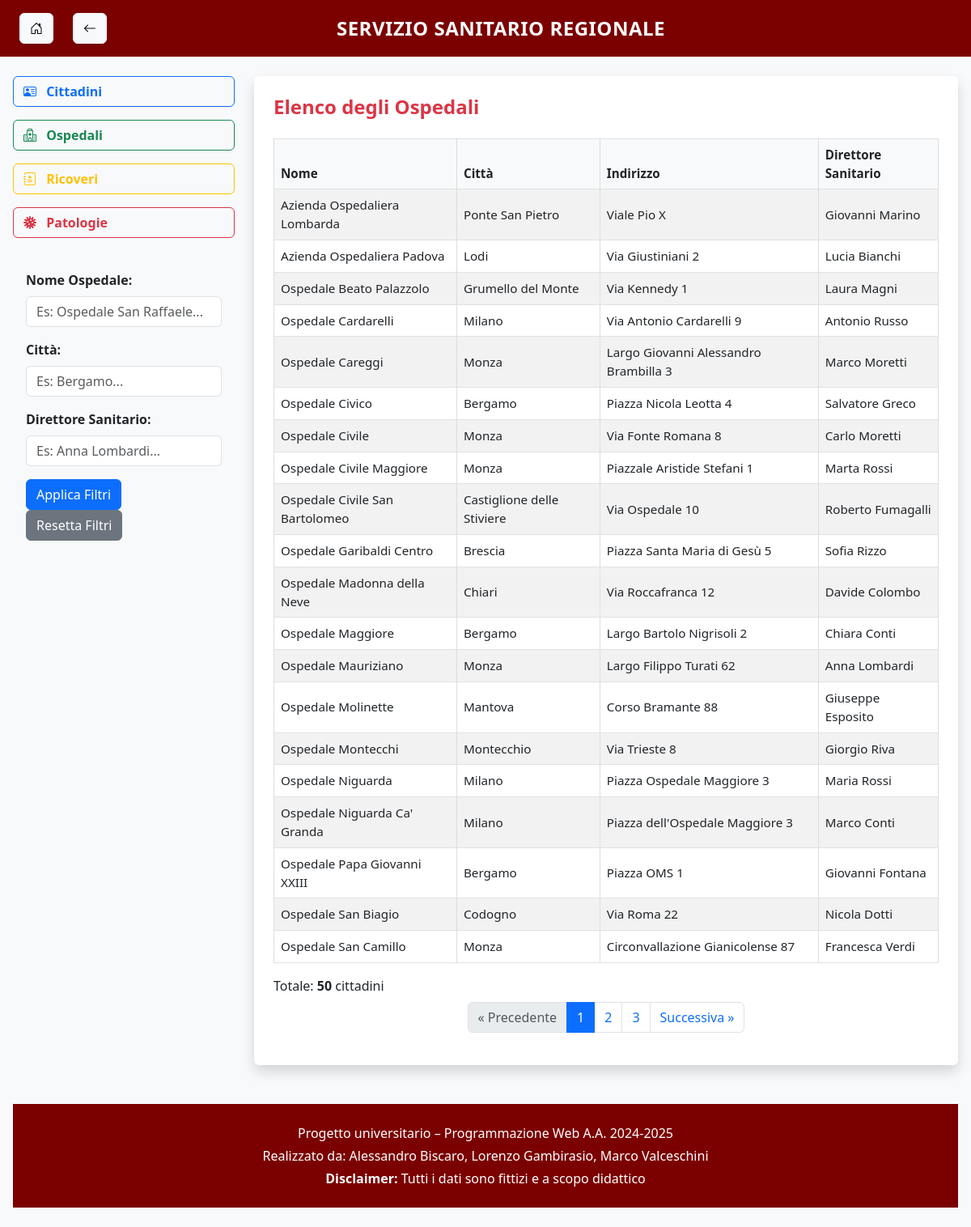
The page /ospedali/ on the database its author committed.
### main/models.py (models this page shows, shortened)
class Ospedale(models.Model):
    codice = models.CharField(max_length=10, primary_key=True, db_column='codOspedale')
    nome = models.CharField(max_length=100, db_column='nome')
    città = models.CharField(max_length=100, db_column='città')
    indirizzo = models.CharField(max_length=100, db_column='indirizzo')
    CSSN_direttore = models.ForeignKey(Cittadino, on_delete=models.SET_NULL, null=True, db_column='CSSN_direttore')
    class Meta:
        db_table = 'main_ospedale'
        managed = False

class Cittadino(models.Model):
    CSSN = models.CharField(max_length=16, primary_key=True, db_column='CSSN')
    nome = models.CharField(max_length=100, db_column='nome')
    cognome = models.CharField(max_length=100, db_column='cognome')
    data_nascita = models.DateField(db_column='dataNascita')
    città = models.CharField(max_length=100, db_column='luogoNascita')
    via = models.CharField(max_length=100, db_column='indirizzo')
    deceduto = models.IntegerField(db_column='deceduto')  # 0 = domiciliato, 1 = deceduto
    class Meta:
        db_table = 'main_cittadino'
        managed = False

### main/views.py (the view)
# urls.py: path('ospedali/', views.lista_ospedali, name='ospedali'),
def lista_ospedali(request):
    ospedali = models.Ospedale.objects.select_related('CSSN_direttore').all()
    nome = request.GET.get('nome', '')
    citta = request.GET.get('citta', '')
    direttore = request.GET.get('direttore', '')
    if nome:
        ospedali = ospedali.filter(nome__icontains=nome)
    if citta:
        ospedali = ospedali.filter(città__icontains=citta)
    if direttore:
        ospedali = ospedali.filter(CSSN_direttore__cognome__icontains=direttore)
    sort_field = request.GET.get('sort', 'nome')  # default
    sort_order = request.GET.get('order', 'asc')
    if sort_order == 'desc':
        sort_field = '-' + sort_field
    try:
        ospedali = ospedali.order_by(sort_field)
    except Exception:
        pass  # campo non valido
    paginator = Paginator(ospedali, 20)
    page_number = request.GET.get("page")
    page_obj = paginator.get_page(page_number)
    columns = [
        ('nome', 'Nome'),
        ('città', 'Città'),
        ('indirizzo', 'Indirizzo'),
        ('CSSN_direttore__cognome', 'Direttore Sanitario'),
    ]
    context = {
        'filtro_template': 'filtri/filtro_ospedali.html',
        'ospedali': page_obj.object_list,
        'page_obj': page_obj,
        'current_sort': request.GET.get('sort', ''),
        'current_order': request.GET.get('order', ''),
        'columns': columns,
    }
    return render(request, 'ospedali.html', context)

### main/templates/ospedali.html (shortened to what this page needs)
{% extends "base.html" %}
{% block content %}
<div class="bg-white p-4 rounded shadow">
  <h4 class="mb-4 text-danger fw-bold">Elenco degli Ospedali</h4>
  <div class="table-responsive">
    <table class="table table-striped table-hover table-bordered w-100 text-center align-middle">
<thead class="table-light">
  <tr>
    {% for col, label in columns %}
      <th>
        <a href="?sort={{ col }}&order={% if current_sort == col and current_order == 'asc' %}desc{% else %}asc{% endif %}"
           class="text-decoration-none text-dark">
          {{ label }}
        </a>
      </th>
    {% endfor %}
  </tr>
</thead>
      <tbody>
        {% for ospedale in ospedali %}
        <tr>
          <td>{{ ospedale.nome }}</td>
          <td>{{ ospedale.città }}</td>
          <td>{{ ospedale.indirizzo }}</td>
          <td>{{ ospedale.CSSN_direttore.nome }} {{ ospedale.CSSN_direttore.cognome }}</td>
        </tr>
        {% empty %}
        <tr>
          <td colspan="4" class="text-center text-muted">Nessun ospedale trovato.</td>
        </tr>
        {% endfor %}
      </tbody>
    </table>
    {% include 'partials/paginazione.html' %}
  </div>
</div>
{% endblock %}

### main/static/css/style.css (style rules this page uses)
body { background-color: #f8f9fa; }
table { width: 100%; border-collapse: collapse; table-layout: auto; font-size: 0.95rem; }
th, td { padding: 0.75rem; border: 1px solid #ddd; text-align: left; word-break: break-word; }

### rows shown on the page
Ospedale: nome "Azienda Ospedaliera Lombarda", città "Ponte San Pietro", indirizzo "Viale Pio X", CSSN_direttore.nome "Giovanni", CSSN_direttore.cognome "Marino"
Ospedale: nome "Azienda Ospedaliera Padova", città "Lodi", indirizzo "Via Giustiniani 2", CSSN_direttore.nome "Lucia", CSSN_direttore.cognome "Bianchi"
Ospedale: nome "Ospedale Beato Palazzolo", città "Grumello del Monte", indirizzo "Via Kennedy 1", CSSN_direttore.nome "Laura", CSSN_direttore.cognome "Magni"
Ospedale: nome "Ospedale Cardarelli", città "Milano", indirizzo "Via Antonio Cardarelli 9", CSSN_direttore.nome "Antonio", CSSN_direttore.cognome "Russo"
Ospedale: nome "Ospedale Careggi", città "Monza", indirizzo "Largo Giovanni Alessandro Brambilla 3", CSSN_direttore.nome "Marco", CSSN_direttore.cognome "Moretti"
Ospedale: nome "Ospedale Civico", città "Bergamo", indirizzo "Piazza Nicola Leotta 4", CSSN_direttore.nome "Salvatore", CSSN_direttore.cognome "Greco"
Ospedale: nome "Ospedale Civile", città "Monza", indirizzo "Via Fonte Romana 8", CSSN_direttore.nome "Carlo", CSSN_direttore.cognome "Moretti"
Ospedale: nome "Ospedale Civile Maggiore", città "Monza", indirizzo "Piazzale Aristide Stefani 1", CSSN_direttore.nome "Marta", CSSN_direttore.cognome "Rossi"
Ospedale: nome "Ospedale Civile San Bartolomeo", città "Castiglione delle Stiviere", indirizzo "Via Ospedale 10", CSSN_direttore.nome "Roberto", CSSN_direttore.cognome "Fumagalli"
Ospedale: nome "Ospedale Garibaldi Centro", città "Brescia", indirizzo "Piazza Santa Maria di Gesù 5", CSSN_direttore.nome "Sofia", CSSN_direttore.cognome "Rizzo"
Ospedale: nome "Ospedale Madonna della Neve", città "Chiari", indirizzo "Via Roccafranca 12", CSSN_direttore.nome "Davide", CSSN_direttore.cognome "Colombo"
Ospedale: nome "Ospedale Maggiore", città "Bergamo", indirizzo "Largo Bartolo Nigrisoli 2", CSSN_direttore.nome "Chiara", CSSN_direttore.cognome "Conti"
Ospedale: nome "Ospedale Mauriziano", città "Monza", indirizzo "Largo Filippo Turati 62", CSSN_direttore.nome "Anna", CSSN_direttore.cognome "Lombardi"
Ospedale: nome "Ospedale Molinette", città "Mantova", indirizzo "Corso Bramante 88", CSSN_direttore.nome "Giuseppe", CSSN_direttore.cognome "Esposito"
Ospedale: nome "Ospedale Montecchi", città "Montecchio", indirizzo "Via Trieste 8", CSSN_direttore.nome "Giorgio", CSSN_direttore.cognome "Riva"
Ospedale: nome "Ospedale Niguarda", città "Milano", indirizzo "Piazza Ospedale Maggiore 3", CSSN_direttore.nome "Maria", CSSN_direttore.cognome "Rossi"
Ospedale: nome "Ospedale Niguarda Ca' Granda", città "Milano", indirizzo "Piazza dell'Ospedale Maggiore 3", CSSN_direttore.nome "Marco", CSSN_direttore.cognome "Conti"
Ospedale: nome "Ospedale Papa Giovanni XXIII", città "Bergamo", indirizzo "Piazza OMS 1", CSSN_direttore.nome "Giovanni", CSSN_direttore.cognome "Fontana"
Ospedale: nome "Ospedale San Biagio", città "Codogno", indirizzo "Via Roma 22", CSSN_direttore.nome "Nicola", CSSN_direttore.cognome "Dotti"
Ospedale: nome "Ospedale San Camillo", città "Monza", indirizzo "Circonvallazione Gianicolense 87", CSSN_direttore.nome "Francesca", CSSN_direttore.cognome "Verdi"

### other values the page prints
{{ titolo_pagina|default:"Servizio Sanitario Regionale" }} "SERVIZIO SANITARIO REGIONALE"
{{ label }} "Nome" "Città" "Indirizzo" "Direttore Sanitario"
{{ page_obj.paginator.count }} "50"
{{ num }} "1"
{{ num }} "2" "3"
